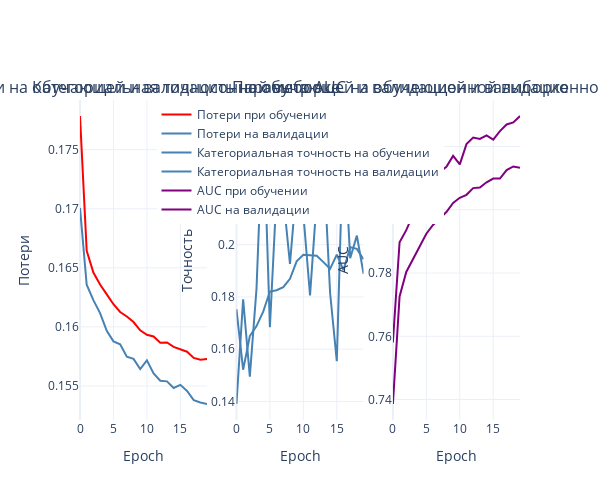

Notebook code cell kept with this figure:
### Code cell
plot_history_log(model_log)
#fig = go.Figure()
#fig.add_trace(go.Scatter(x=epoch,y = model_log.loss,name='Потери на обучении',marker_color='red'))
#fig.add_trace(go.Scatter(x=epoch,y= model_log.val_loss,name='Потери на валидации',marker_color='steelblue'))

#fig.add_trace(go.Scatter(x=epoch, y=  model_log.categorical_accuracy, name='Категориальная точность',marker_color='red'))
#fig.add_trace(go.Scatter(x=epoch, y=  model_log.val_categorical_accuracy, name='Категориальная точность на валидации',marker_color='lightskyblue'))

# fig.add_trace(go.Scatter(x=epoch, y=model_log.auc_1,name='AUC на обучении',marker_color='red'))
# fig.add_trace(go.Scatter(x=epoch, y=model_log.val_auc_1,name='AUC на валидации',marker_color='steelblue'))

# fig.update_layout(margin=dict(l=0, r=0, t=0, b=0),template='plotly_white', height=500, width=475,
#                   legend=dict(x=.5, xanchor="center"),title_text="Model History")
                    
# fig.update_yaxes(title_text="Потери")
# fig.update_xaxes(title_text="Эпоха")
# fig.show()

### Figure 1 — Plotly figure (JSON) as saved in the notebook; plotly's stock layout.template omitted (floating-point values rounded to 4 significant figures)
{"data": [{"marker": {"color": "red"}, "name": "Потери при обучении", "type": "scatter", "x": [0, 1, 2, 3, 4, 5, 6, 7, 8, 9, 10, 11, 12, 13, 14, 15, 16, 17, 18, 19], "xaxis": "x", "y": [0.1779, 0.1664, 0.1646, 0.1636, 0.1627, 0.1619, 0.1613, 0.1609, 0.1604, 0.1597, 0.1593, 0.1592, 0.1587, 0.1587, 0.1583, 0.1581, 0.1579, 0.1574, 0.1572, 0.1573], "yaxis": "y"}, {"marker": {"color": "steelblue"}, "name": "Потери на валидации", "type": "scatter", "x": [0, 1, 2, 3, 4, 5, 6, 7, 8, 9, 10, 11, 12, 13, 14, 15, 16, 17, 18, 19], "xaxis": "x", "y": [0.1701, 0.1636, 0.1623, 0.1612, 0.1597, 0.1588, 0.1585, 0.1575, 0.1573, 0.1564, 0.1572, 0.1561, 0.1554, 0.1554, 0.1548, 0.1551, 0.1546, 0.1538, 0.1536, 0.1535], "yaxis": "y"}, {"marker": {"color": "steelblue"}, "name": "Категориальная точность на обучении", "type": "scatter", "x": [0, 1, 2, 3, 4, 5, 6, 7, 8, 9, 10, 11, 12, 13, 14, 15, 16, 17, 18, 19], "xaxis": "x2", "y": [0.1753, 0.1522, 0.165, 0.1688, 0.1744, 0.1821, 0.1826, 0.1838, 0.1869, 0.1937, 0.1961, 0.1958, 0.1958, 0.1933, 0.1908, 0.1962, 0.1903, 0.1991, 0.1984, 0.1944], "yaxis": "y2"}, {"marker": {"color": "steelblue"}, "name": "Категориальная точность на валидации", "type": "scatter", "x": [0, 1, 2, 3, 4, 5, 6, 7, 8, 9, 10, 11, 12, 13, 14, 15, 16, 17, 18, 19], "xaxis": "x2", "y": [0.139, 0.1791, 0.1495, 0.1832, 0.2493, 0.1685, 0.22, 0.2184, 0.1926, 0.2231, 0.2117, 0.1806, 0.2173, 0.2333, 0.1815, 0.1554, 0.2437, 0.1949, 0.2035, 0.1888], "yaxis": "y2"}, {"marker": {"color": "purple"}, "name": "AUC при обучении", "type": "scatter", "x": [0, 1, 2, 3, 4, 5, 6, 7, 8, 9, 10, 11, 12, 13, 14, 15, 16, 17, 18, 19], "xaxis": "x3", "y": [0.7386, 0.7726, 0.7804, 0.7844, 0.7882, 0.7924, 0.7952, 0.7973, 0.7993, 0.8022, 0.8038, 0.8047, 0.8069, 0.807, 0.8087, 0.8099, 0.8099, 0.8126, 0.8137, 0.8133], "yaxis": "y3"}, {"marker": {"color": "purple"}, "name": "AUC на валидации", "type": "scatter", "x": [0, 1, 2, 3, 4, 5, 6, 7, 8, 9, 10, 11, 12, 13, 14, 15, 16, 17, 18, 19], "xaxis": "x3", "y": [0.7581, 0.7898, 0.7936, 0.7984, 0.8015, 0.8062, 0.8074, 0.812, 0.8136, 0.817, 0.8144, 0.8208, 0.8229, 0.8224, 0.8235, 0.8222, 0.8249, 0.827, 0.8276, 0.8297], "yaxis": "y3"}], "layout": {"annotations": [{"font": {"size": 16}, "showarrow": false, "text": "Потери на обучающей и валидационной выборке", "x": 0.1444, "xanchor": "center", "xref": "paper", "y": 1, "yanchor": "bottom", "yref": "paper"}, {"font": {"size": 16}, "showarrow": false, "text": "Категориальная точность на обучающей и валидационной выборке", "x": 0.5, "xanchor": "center", "xref": "paper", "y": 1, "yanchor": "bottom", "yref": "paper"}, {"font": {"size": 16}, "showarrow": false, "text": "Параметр AUC на обучеющей и валидационной выборке", "x": 0.8556, "xanchor": "center", "xref": "paper", "y": 1, "yanchor": "bottom", "yref": "paper"}], "height": 500, "legend": {"x": 0.5, "xanchor": "center"}, "title": {"text": ""}, "width": 600, "xaxis": {"anchor": "y", "domain": [0, 0.2889], "title": {"text": "Epoch"}}, "xaxis2": {"anchor": "y2", "domain": [0.3556, 0.6444], "title": {"text": "Epoch"}}, "xaxis3": {"anchor": "y3", "domain": [0.7111, 1], "title": {"text": "Epoch"}}, "yaxis": {"anchor": "x", "domain": [0, 1], "title": {"text": "Потери"}}, "yaxis2": {"anchor": "x2", "domain": [0, 1], "title": {"text": "Точность"}}, "yaxis3": {"anchor": "x3", "domain": [0, 1], "title": {"text": "AUC"}}}}
